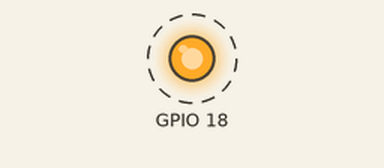
Recording of a program running on a simulated Raspberry Pi (BCM pin numbers). Parts: output pins drawn as LEDs (lit = HIGH). Dashed ring = blinking.

Above: at 0.2 s.
Timing chart, 0 to 3.0 s (numbered marks = the images above):
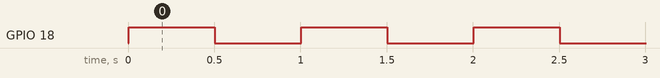

The program:

LED_pika.py
```python
import time
import pigpio

pi = pigpio.pi()
pi.set_mode(18, pigpio.OUTPUT)

try:
    while True :
        pi.write(18, 1)
        time.sleep(0.5)
        pi.write(18, 0)
        time.sleep(0.5)

finally:
    pi.write(18, 0)
    
```

Measured:
- by itself, GPIO 18: alternates HIGH for 0.50 s and LOW for 0.50 s
